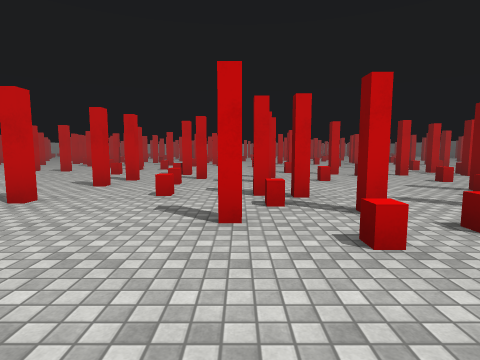
[1] (above)

24 first-person views from a walk through a Unity game level. The camera is 1.4 m above the floor, tilts 6° down and sees 80° across. The floor is counted in squares, 2 m on a side. Each view is taken from the middle of a square. On the plan, view 1 faces up. The plan holds only what a view shows up to about 10 squares ahead; the rest is blank. The place goes on beyond the plan. The player is left out. Some animated figures are not drawn. Surface patterns are stand-ins for the level's own textures.

[2]
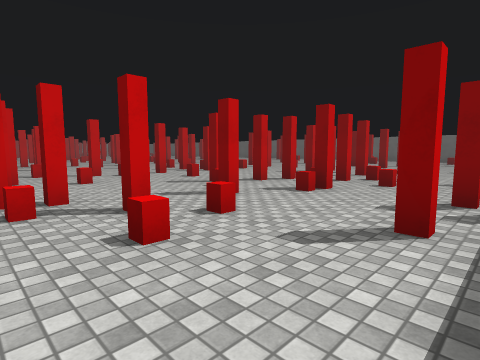

[3]
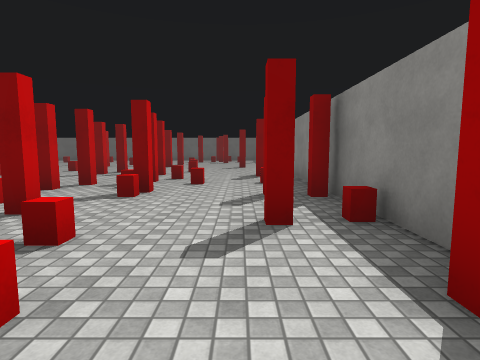

[4]
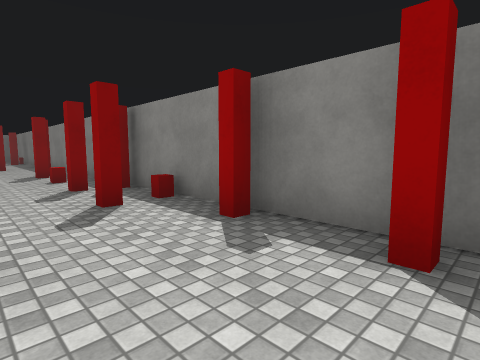

[5]
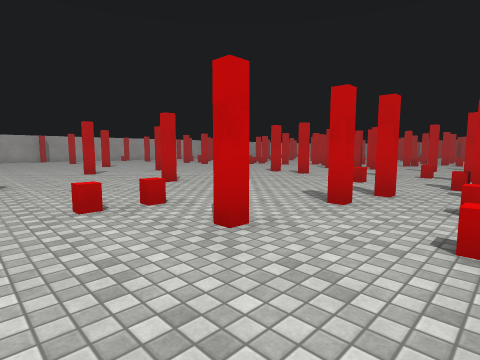

[6]
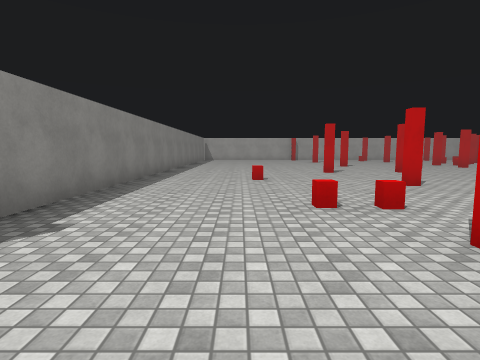

[7]
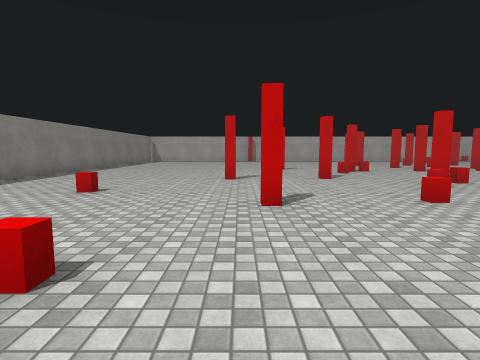

[8]
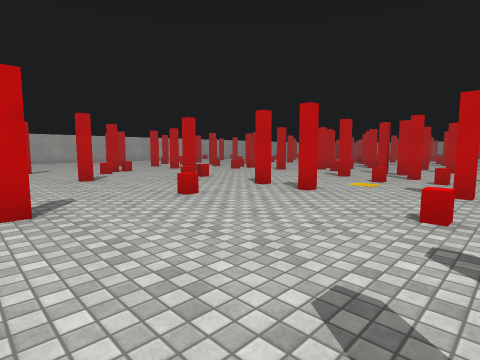

[9]
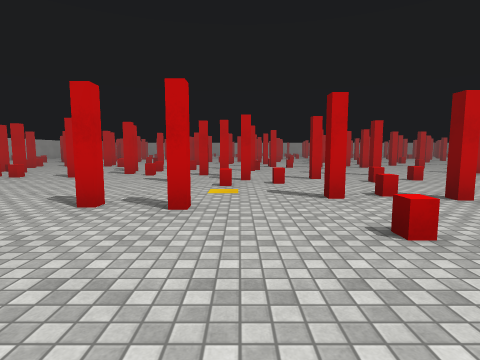

[10]
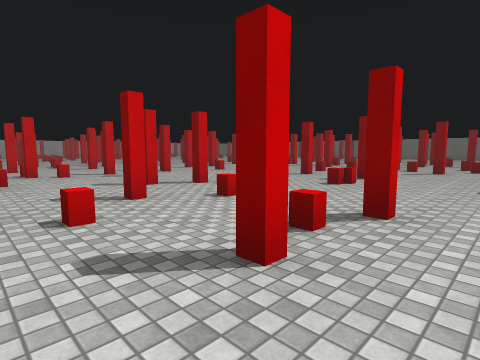

[11]
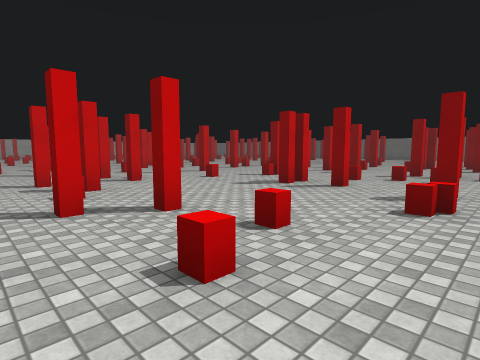

[12]
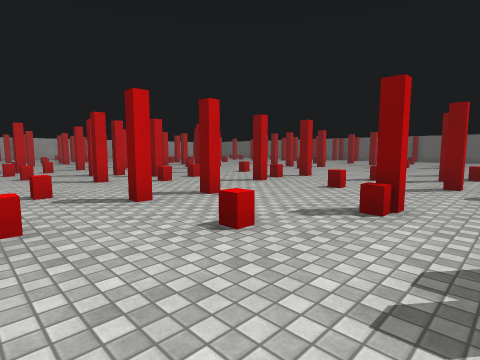

[13]
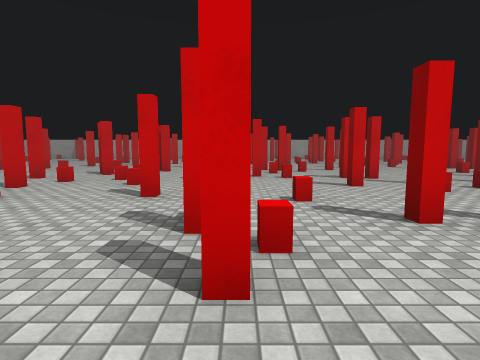

[14]
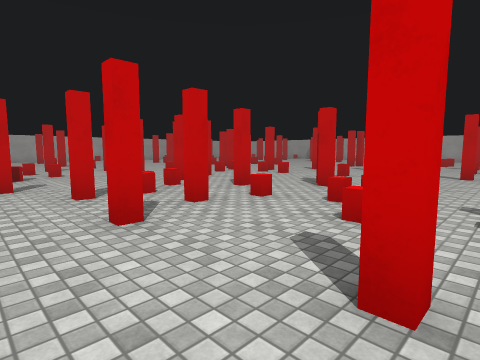

[15]
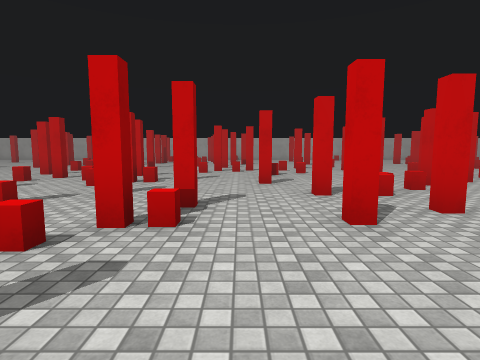

[16]
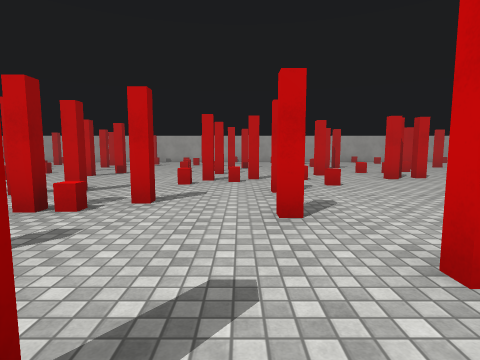

[17]
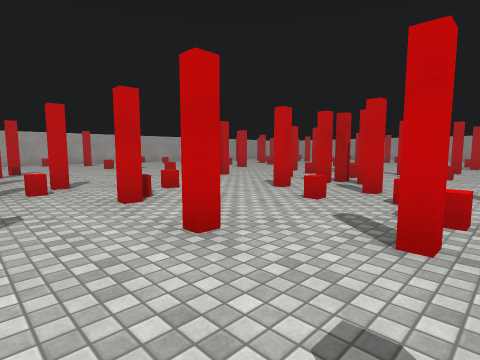

[18]
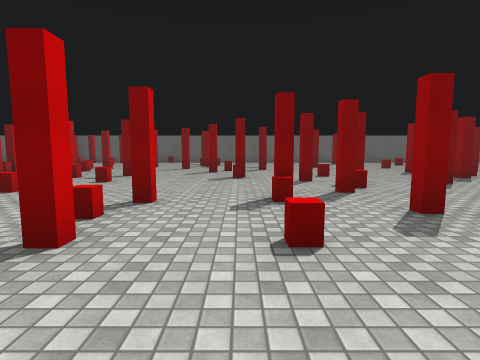

[19]
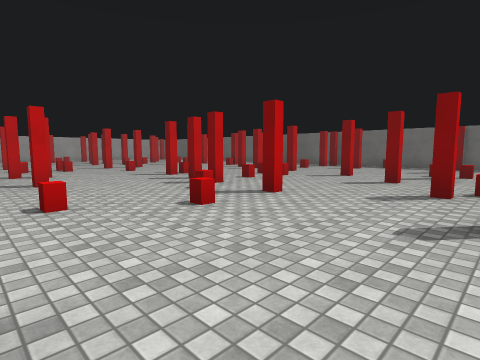

[20]
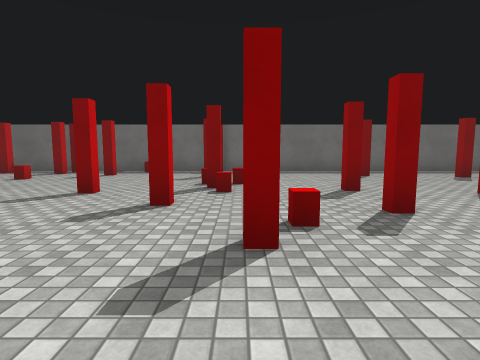

[21]
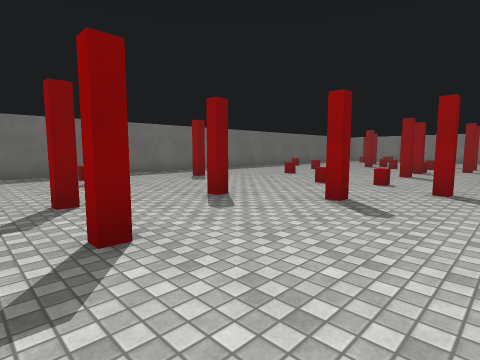

[22]
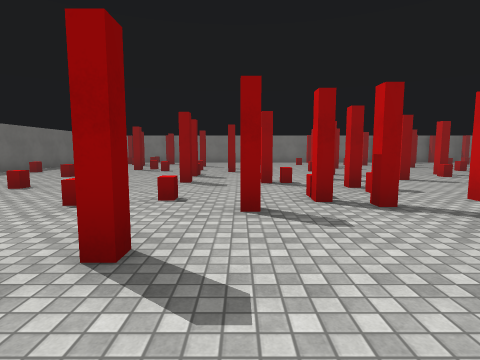

[23]
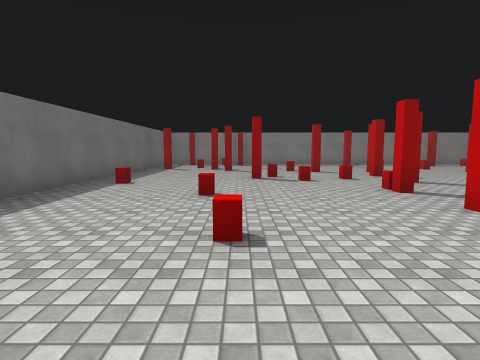

[24]
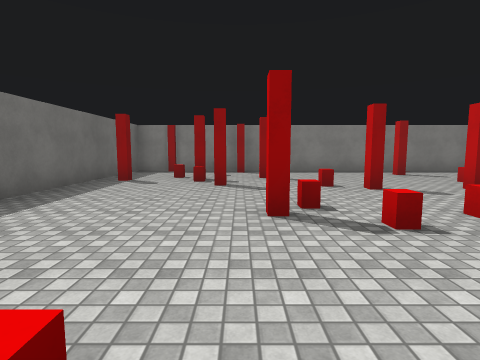

### Floor plan
Key: @ floor where view 1 was taken; # wall or solid block; x gap in a wall; . floor; O other object.
Columns run from 15 left of view 1 to 20 right of it. Each row starts with its distance up from view 1.
 26     #OO.OOO.    O.#    .....      #
 25   .....O......  OO.   O....O..  ...#
 24  .O...O##..#...##............O#.O.##
 23  .O.#..##.#.O..#O.#.......#O.O...##
 22  .......OO.O.O....##..OO.O....#...O
 21 ...#OO...OOx......OO....O.#........#
 20 ......O.##....#.O...#O.......#.O..x#
 19 ##..#O......... ..#...#....#..OO...#
 18   ..#O.#...O.#.O....O....O..O......#
 17  .O.....O...O....O....O.......#....#
 16  ......OO..O.O#...O..# O..O......O.#
 15   ...........#.......# ......#.....#
 14   .O...O.#....#....O..O.#...#......#
 13   O  .#.....#.O....O.#.....#....#..#
 12    .......OO.O..O#.O.O.#.#O.OO.....#
 11   ..................#....O.....O...#
 10   ....O.#...O........OO...O.#......#
  9    O..#O.#......OO...x... .........#
  8  ..O....O..O.O....O..#OO....O...O..#
  7  .#..#........# #O.......O.#.....O.#
  6    ...........O #...O.......O.O....#
  5   ...#..#......x...##...#..........#
  4   .........O#.OO#..O##..x..#.#.....#
  3   ........O....##..OO#O.O.O..O..O.#
  2   .....O........OO...O........#.#O.
  1   ........................#..... ..#
  0   ........... #@..O#.O. .......#...#
 -1   ######## #  #### #  # ###  #######

Where each view was taken, in squares from view 1:
view 1: 0 up, 0 right, facing up
view 2: 0 up, 0 right, facing up-right
view 3: 1 up, 0 right, facing right
view 4: 2 up, 1 left, facing down-right
view 5: 2 up, 1 left, facing up-left
view 6: 2 up, 1 left, facing left
view 7: 5 up, 3 left, facing left
view 8: 5 up, 3 left, facing up-left
view 9: 6 up, 5 left, facing up
view 10: 9 up, 5 left, facing up-right
view 11: 11 up, 3 left, facing up-right
view 12: 15 up, 0 right, facing up-right
view 13: 16 up, 0 right, facing up
view 14: 19 up, 1 left, facing up-left
view 15: 19 up, 1 left, facing left
view 16: 19 up, 4 left, facing left
view 17: 18 up, 5 left, facing up-left
view 18: 18 up, 3 right, facing right
view 19: 18 up, 7 right, facing up-right
view 20: 19 up, 10 right, facing right
view 21: 18 up, 11 right, facing down-right
view 22: 16 up, 12 right, facing down
view 23: 13 up, 16 right, facing down
view 24: 9 up, 16 right, facing down
